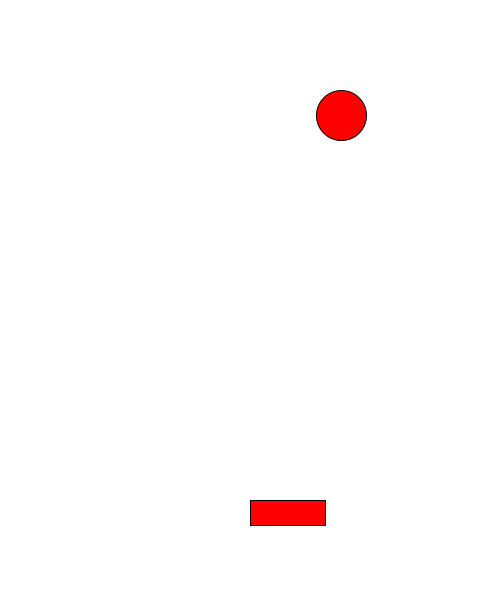
Frame 1 (no input)
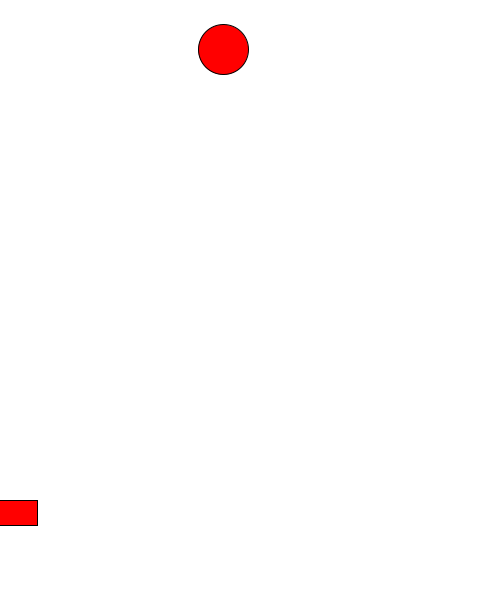
Frame 60 (the mouse pressed at the canvas centre just before this capture)
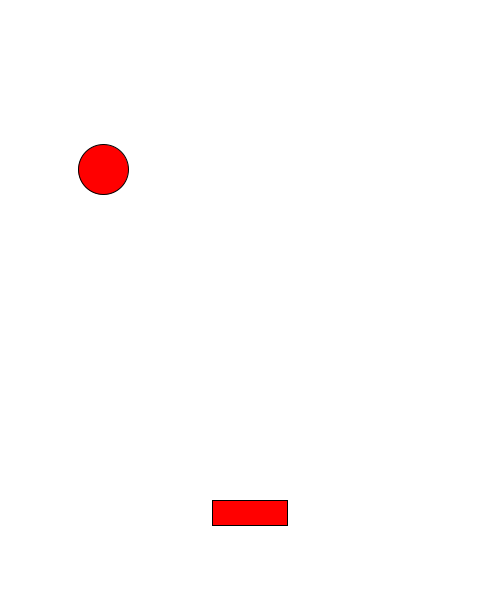
Frame 120 (the mouse held since frame 60 and released just before this capture)

The Processing sketch that drew these frames (run headless with seeded random() and noise(); from frame 60 on, the mouse is pressed at the canvas centre):

// Processing sketch: CompSci_Miniproject_3_1
// ── CompSci_Miniproject_3_1.pde
float ballX, ballY, xSpeed, ySpeed;
float rectX, rectY, rectWidth, rectHeight;
float ballDiameter = 50;
int bounce;

boolean moveUp = true, moveRight = false;


void setup() {
  size(500, 600);
  ballX=random(1+ballDiameter, width);
  ballY=random(1+ballDiameter, height-300);
  xSpeed=2;
  ySpeed=2;
  rectX = (width/2)-(rectWidth/2);
  rectY = height-100;
  rectWidth = 75;
  rectHeight = 25;
  bounce = 0;
}

void draw() {
  background(255);
  if(dist(0, ballY, 0, height)<ballDiameter/2){
  text("You Have Disappointed Me",width*.5-50,height*.5);
  noLoop();
  }
  fill(255, 0, 0);
  if (dist(0, ballY, 0, height)>ballDiameter/2) {
    background(255);
    ellipse(ballX, ballY, ballDiameter, ballDiameter);
    rect(rectX, rectY, rectWidth, rectHeight);
    if (moveRight) {
      ballX+=xSpeed;
    } else {
      ballX-=xSpeed;
    }
    if (moveUp) {
      ballY-=xSpeed;
    } else {
      ballY+=ySpeed;
    }
    if (dist(0, ballX, 0, 0)<ballDiameter/2 || dist(0, ballX, 0, width)<ballDiameter/2) {
      if (moveRight) {
        moveRight = false;
      } else {
        moveRight = true;
      }
    }
    if (dist(0, ballY, 0, 0)<ballDiameter/2 || dist(0, ballY, 0, height)<ballDiameter/2) {
      if (moveUp) {
        moveUp = false;
      } else {
        moveUp = true;
      }
    }
    if (dist(0, ballY, 0, rectY)<ballDiameter/2 && ballX>rectX && ballX < rectX + rectWidth) {
      moveUp = true;
      xSpeed *= 1.1;
      ySpeed *= 1.1;
      bounce += 1;
      if (bounce == 5){
        rectWidth *= 0.8;
      }
    }
    rectX = mouseX-rectWidth/2;
  }
}
